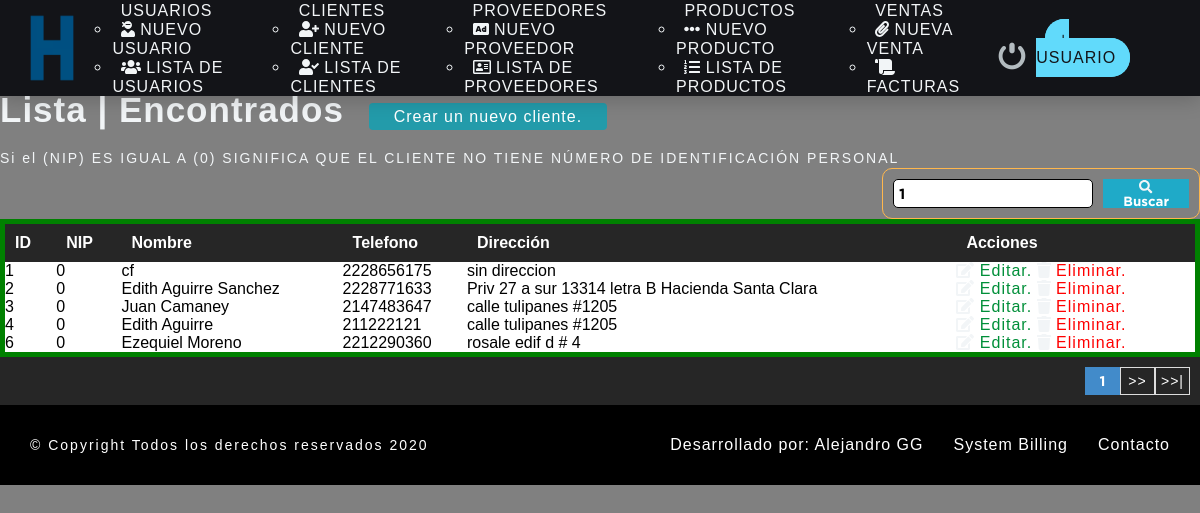
The page /sistema/buscar_cliente.php?busqueda=1 (signed in) on the database its author committed.
### tables this page shows
CREATE TABLE `cliente` (
  `idcliente` int(11) NOT NULL,
  `nit` varchar(11) DEFAULT NULL,
  `nombre` varchar(80) DEFAULT NULL,
  `telefono` bigint(11) DEFAULT NULL,
  `direccion` text DEFAULT NULL,
  `dateadd` datetime NOT NULL DEFAULT current_timestamp(),
  `usuario_id` int(11) NOT NULL,
  `estatus` int(11) NOT NULL DEFAULT 1
);

### sistema/buscar_cliente.php (the view, shortened to what this page needs)
<?php
include "../conexion.php";
?>
<!DOCTYPE html>
<html lang="en">
<head>
	<?php
	include "includes/scripts.php";
	?>
</head>
<body>
	<?php
	include "includes/nav.php"
	?>
	<br><br>
	<br>
	<br>
	<br>
	<section id="container">
		<?php
           $busqueda = strtolower($_REQUEST['busqueda']);
		?>
	<h1>Lista | Encontrados</h1>
	<a href="registro_cliente.php" class="btn_new">Crear un nuevo cliente.</a>
	<br>
    <br>
		<p>Si el (NIP) ES IGUAL A (0) SIGNIFICA QUE EL CLIENTE NO TIENE NÚMERO DE IDENTIFICACIÓN PERSONAL</p>
<form action="buscar_cliente.php" method="get" class="form_search">
	<input type="text" name="busqueda" id="busqueda" placeholder="Buscar" value="<?php echo $busqueda; ?>">
	<button type="submit" class="btn_search"><i class="fas fa-search"></i> Buscar</button>
</form>
	<table>
		<tr>
			<th>ID</th>
			<th>NIP</th>
			<th>Nombre</th>
			<th>Telefono</th>
			<th>Dirección</th>
			<th>Acciones</th>
		</tr>
		<?php
		$sql_register = mysqli_query($conection, "SELECT COUNT(*) AS total_registro FROM cliente Where
		(
		    idcliente LIKE '%$busqueda%' OR
		     nit LIKE '%$busqueda%' OR
		     nombre LIKE '%$busqueda%' OR
		     telefono LIKE '%$busqueda%' OR
		     direccion LIKE '%busqueda%'
		)
		    AND  estatus = 1");
		$result_register = mysqli_fetch_array($sql_register);
		$total_registro = $result_register['total_registro'];
		$por_pagina = 5;
		if(empty($_GET['pagina']))
		{
			$pagina = 1;
		}
		else
		{
			$pagina = $_GET['pagina'];
		}
		$desde = ($pagina-1) * $por_pagina;
		 $total_paginas = ceil($total_registro / $por_pagina);
		$query = mysqli_query($conection, "SELECT* FROM
			cliente WHERE
		     (
		     idcliente LIKE '%$busqueda%' OR
		     nit LIKE '$busqueda%'  OR
		     nombre LIKE '%$busqueda%' OR
		     telefono LIKE '%$busqueda%' OR
		     direccion LIKE '%$busqueda%'
		     )
		     AND
		     estatus = 1 ORDER BY idcliente ASC LIMIT $desde,$por_pagina");
		$result = mysqli_num_rows($query);
		if($result > 0 )
		{
			while ($data= mysqli_fetch_array($query))
			{
				if($data['nit'] = 0){
					$nit = "Sin nip";
				}
				else{
					$nit = $data['nit'];
				}
			?>
		<tr>
			<td><?php echo $data['idcliente'] ?></td>
			<td><?php echo $nit ?></td>
			<td><?php echo $data['nombre'] ?></td>
			<td><?php echo $data['telefono'] ?></td>
			<td><?php echo $data['direccion'] ?></td>
			<td>
				<a class="link_edit" href="editar_cliente.php?id=<?php echo $data['idcliente'] ?>"><i class="fas fa-edit"></i>
 Editar.</a>
				<?php
               if($_SESSION['rol'] == 1 || $_SESSION['rol'] == 2){?>
				<a class="link_delete" href="eliminar_confirmar_cliente.php?id=<?php echo $data['idcliente'] ?>"><i class="fas fa-trash"></i>
 Eliminar.</a>
				<?php
                  }
				?>
			</td>
		</tr>
	<?php
		}
	  }
	?>
	</table>
	<?php
if($total_registro !=0 ){
	?>
	<div class ="paginador">
		<ul>
			<?php
           for ($i=1; $i <= $total_paginas; $i++) {
           	if($i == $pagina)
           	{
             echo '<li class="pageselected">'.$i.'</li>';
           	}else{
           	echo '<li><a href="?pagina='.$i.'$busqueda='.$busqueda.'>'.$i.'</a></li>';
           }
           }
           if($pagina != $total_paginas)
           {
			?>
			<li><a href="?pagina=<?php echo $pagina+1; ?>&busqueda=<?php echo  $busqueda ?>">>></a></li>
			<li><a href="?pagina=<?php echo $total_paginas; ?>&busqueda=<?php echo  $busqueda ?>">>>|</a></li>
			<?php
             }
			?>
		</ul>
	</div>
	<?php
          }
	  ?>
	</section>
	<?php
	include "includes/footer.php"
	?>
</body>
</html>

### sistema/css/style.css (style rules this page uses)
* { margin: 0; padding: 0; color: #f2f5f7; box-sizing: border-box; font-family: 'GothamBold', cursive; }
body { background: gray; margin: 0; padding: 0; }
h1, h2, h3, h4, h5, h6 { font-family: 'arial'; font-weight: bold; letter-spacing: 1px; }
h1 { font-size: 26px; }
p { font-family: 'arial'; letter-spacing: 2px; font-size: 14px; line-height: 20px; }
a { text-decoration: none; font-family: arial; letter-spacing: 1px; }
body { overflow-x: hidden; }
form { background: #262626; color:gray; margin: auto; padding: 20px 50px; border: 1px solid #ffb74d; }
input,select { display: block; width: 100%; font-size: 11pt; padding: 5px; border: 1px solid #000000; border-radius: 5px; color: black; }
#container h1 { font-size: 35px; display:inline-block; }
.btn_new { display: auto; background: #239baa; color: white; padding: 5px 25px; border-radius: 4px; margin: 20px; }
table { border-collapse: collapse; font-size: 12pt; font-family: 'arial'; width: 100%; border: green 5px solid }
td { background: #fff; color: #000000; border: green 5px solid font-size: 12pt; font-family: 'arial'; }
table th { text-align: left; padding: 10px; background:#262626; color:#fff; font-size: 12pt; font-family: 'arial'; }
table tr:nth-child(odd) { background: #c88719; }
.link_edit { color:#008f39; }
.link_delete { color:#ff0000; }
.paginador ul { padding: 10px; list-style: none; background: #262626; display: -webkit-flex; display: -moz-flex; display: -o-flex ; display: flex; justify-content: flex-end; }
.paginador a, .pageselected { color: #fff; border:1px solid #ddd; padding: 5px; display: inline-block; font-size: 14px; text-align:center; width: 35px; }
.pageselected { color: #fff; background: #428bca; border: 1px solid #428bca; }
.form_search { display: -webkit-flex; display: -moz-flex; display: -o-flex ; display: flex; float: right; background: initial; padding: 10px; border-radius: 10px; }
.form_search .btn_search { background: #1faac8; color: #fff; padding: 0 20px; border: 0; cursor:pointer; margin-left: 10px; }

### rows shown on the page
cliente: idcliente "1", nit "0", nombre "cf", telefono "2228656175", direccion "sin direccion"
cliente: idcliente "2", nit "0", nombre "Edith Aguirre Sanchez", telefono "2228771633", direccion "Priv 27 a sur 13314 letra B Hacienda Santa Clara"
cliente: idcliente "3", nit "0", nombre "Juan Camaney", telefono "2147483647", direccion "calle tulipanes #1205"
cliente: idcliente "4", nit "0", nombre "Edith Aguirre", telefono "211222121", direccion "calle tulipanes #1205"
cliente: idcliente "6", nit "0", nombre "Ezequiel Moreno", telefono "2212290360", direccion "rosale edif d # 4"
